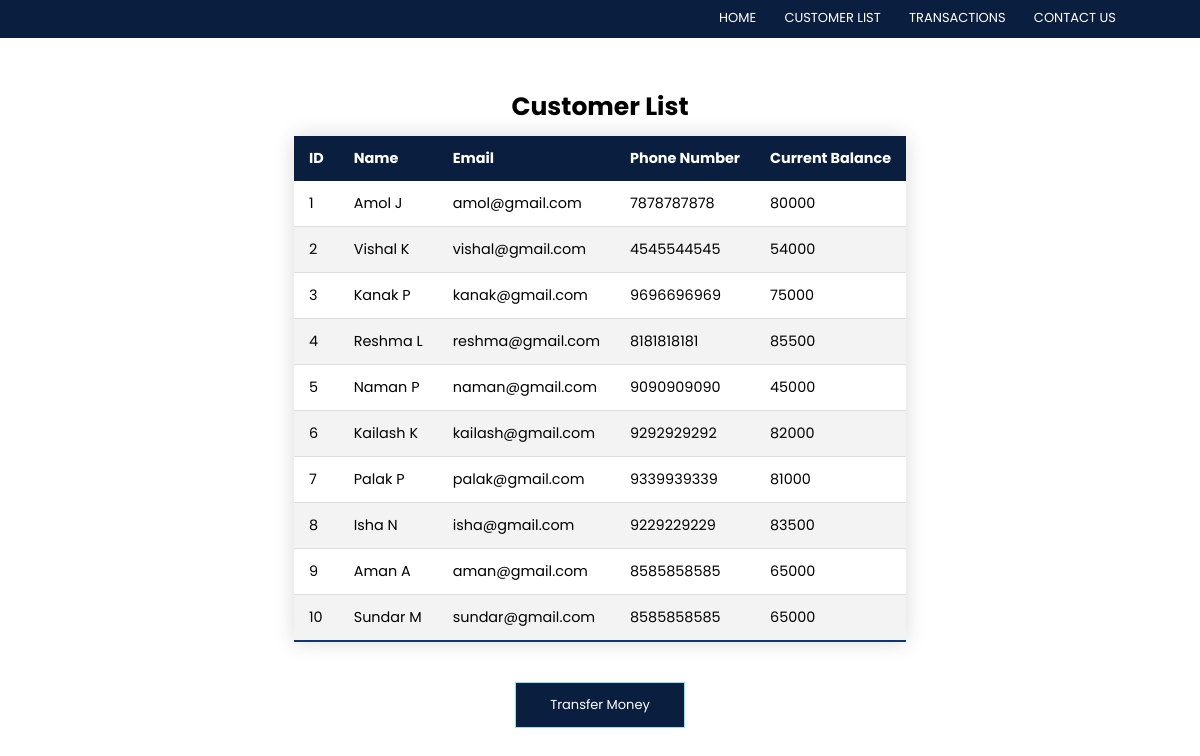
The page /customers.php on the database its author committed.
### tables this page shows
CREATE TABLE `customers` (
  `ID` int(11) NOT NULL,
  `Name` varchar(30) NOT NULL,
  `Email` varchar(50) NOT NULL,
  `Phone` varchar(10) NOT NULL,
  `Balance` int(10) NOT NULL DEFAULT 1000
);

### customers.php (the view, shortened to what this page needs)
<html>
<head>
    <link rel="stylesheet" href="style.css">
    <link rel="stylesheet" href="https://maxcdn.bootstrapcdn.com/font-awesome/4.4.0/css/font-awesome.min.css">
</head>
<body>
    <section class="customer-head">
        <nav>
            <div class="nav-links" id="navLinks">
                <ul>
                    <li><a href="index.html">HOME</a></li>
                    <li><a href="customers.php">CUSTOMER LIST</a></li>
                    <li><a href="transactions.php">TRANSACTIONS</a></li>
                    <li><a href="#contact">CONTACT US</a></li>
                </ul>
                </div>
        </nav>
    </section>
<div>
<?php
    $username = "root";
    $password = "arpit@0304";
    $database = "tsf_database";
    $mysqli = new mysqli("localhost", $username, $password, $database);
    $query = "SELECT * FROM customers";
    echo '<table>
        <caption><b> Customer List </b></caption>
        <thead>
        <tr>
            <th> <font face="Arial">ID</font> </th>
            <th> <font face="Arial">Name</font> </th>
            <th> <font face="Arial">Email</font> </th>
            <th> <font face="Arial">Phone Number</font> </th>
            <th> <font face="Arial">Current Balance</font> </th>
        </tr>
        </thead>';
    echo '<tbody>';
    if ($result = $mysqli->query($query)) {
        while ($row = $result->fetch_assoc()) {
            $field1name = $row["ID"];
            $field2name = $row["Name"];
            $field3name = $row["Email"];
            $field4name = $row["Phone"];
            $field5name = $row["Balance"];
            echo '<tr>';
            echo '<td>'.$field1name.'</td>';
            echo '<td>'.$field2name.'</td>';
            echo '<td>'.$field3name.'</td>';
            echo '<td>'.$field4name.'</td>';
            echo '<td>'.$field5name.'</td>';
            echo '</tr>';
        }
        echo '</tbody>';
    }
    echo '</table>';
?>
</div>
<div style="display : block; text-align : center; margin : auto auto 20px auto;">
    <a href="transfer.php" class="h-button">Transfer Money</a>
</div>
</body>
</html>

### style.css (style rules this page uses)
* { margin: 0; padding : 0; font-family: 'Poppins', sans-serif; scroll-behavior: smooth; }
nav { display: flex; padding: 0 6%; justify-content: space-between; align-items: center; }
.nav-links { flex: 1; text-align: right; }
.nav-links ul li { list-style: none; display: inline-block; padding: 8px 12px; position: relative; }
.nav-links ul li a { color: white; text-decoration: none; font-size: 13px; }
.nav-links ul li::after { content: ''; width: 0%; height: 2px; background : rgb(33,123,201); display: block; margin: auto; transition: 0.5s; }
.customer-head { background-color: rgb(10,30,63); width: 100%; position: relative; }
table { border-collapse: collapse; margin: 40px auto; font-size: 0.9em; font-family: sans-serif; min-width: 400px; box-shadow: 0 0 20px rgba(0, 0, 0, 0.15); }
caption { padding: 10px 5px; font-size: 25px; }
thead tr { background-color: rgb(10,30,63); color: #ffffff; text-align: left; }
th, td { padding: 12px 15px; }
tbody tr { border-bottom: 1px solid #dddddd; }
tbody tr:nth-of-type(even) { background-color: #f3f3f3; }
tbody tr:nth-of-type(odd) { background-color: #fff; }
tbody tr:last-of-type { border-bottom: 2px solid rgb(18, 53, 110); }
.h-button { display: inline-block; text-decoration: none; border: 1px solid rgb(134,231,250);; padding: 12px 34px; font-size: 13px; cursor: pointer; color: white; background-color: rgb(10,30,63); }

### rows shown on the page
customers: ID "1", Name "Amol J", Email "amol@gmail.com", Phone "7878787878", Balance "80000"
customers: ID "2", Name "Vishal K", Email "vishal@gmail.com", Phone "4545544545", Balance "54000"
customers: ID "3", Name "Kanak P", Email "kanak@gmail.com", Phone "9696696969", Balance "75000"
customers: ID "4", Name "Reshma L", Email "reshma@gmail.com", Phone "8181818181", Balance "85500"
customers: ID "5", Name "Naman P", Email "naman@gmail.com", Phone "9090909090", Balance "45000"
customers: ID "6", Name "Kailash K", Email "kailash@gmail.com", Phone "9292929292", Balance "82000"
customers: ID "7", Name "Palak P", Email "palak@gmail.com", Phone "9339939339", Balance "81000"
customers: ID "8", Name "Isha N", Email "isha@gmail.com", Phone "9229229229", Balance "83500"
customers: ID "9", Name "Aman A", Email "aman@gmail.com", Phone "8585858585", Balance "65000"
customers: ID "10", Name "Sundar M", Email "sundar@gmail.com", Phone "8585858585", Balance "65000"
